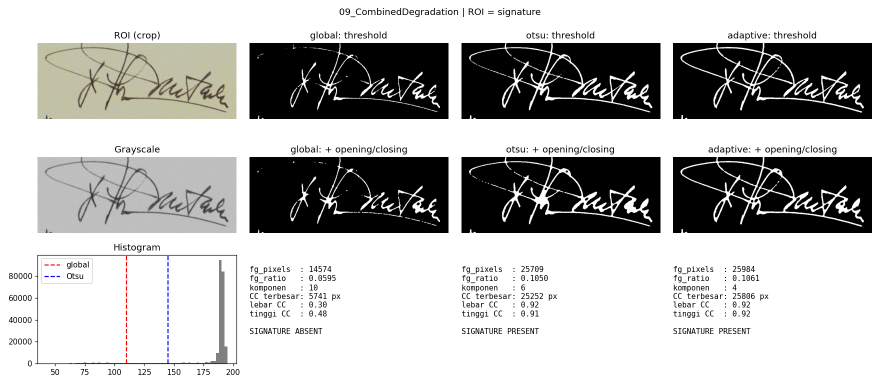
#> input picture 09_CombinedDegradation__signature_pipeline.png, 1760 x 770 px, given as the content of the folder ./images, which was not available (shown at 1/2 size)
$ python signature_detection.py   (older library calls are emulated)
#> lines starting #> are read from the running program, lines starting #| are printed output that depends on the picture; pictures that were not available may be replaced by others from this repository, and a replacement may not be noted
import argparse
import csv
import glob
import os

import cv2
import matplotlib
matplotlib.use("Agg")
import matplotlib.pyplot as plt
import numpy as np

ROIS = {
    "signature":  (0.63, 0.87, 0.695, 0.825),
    "blank":      (0.04, 0.26, 0.28, 0.42),
    "typed_text": (0.64, 0.87, 0.825, 0.875),
}
GROUND_TRUTH = {"signature": True, "blank": False, "typed_text": False}

NORM_WIDTH = 800
GLOBAL_T = 110
ADAPT_BLOCK, ADAPT_C = 51, 12
OTSU_MIN_SEPARATION = 45

OPEN_K, CLOSE_K = 3, 9
MIN_COMPONENT_AREA = 30


RULE = {
    "min_fg_ratio": 0.010,
    "max_fg_ratio": 0.300,
    "min_largest_cc_area": 1500,
    "min_largest_cc_width": 0.35,
    "min_largest_cc_height": 0.30,
}


def load_upright(path):
    """Citra scan tersimpan miring 90 derajat -> putar searah jarum jam."""
    img = cv2.imread(path)
#> img is the input picture: shape (770, 1760, 3); mean B, G, R 181, 182.1, 182.3
    if img is None:
        raise FileNotFoundError(path)
    return cv2.rotate(img, cv2.ROTATE_90_CLOCKWISE)
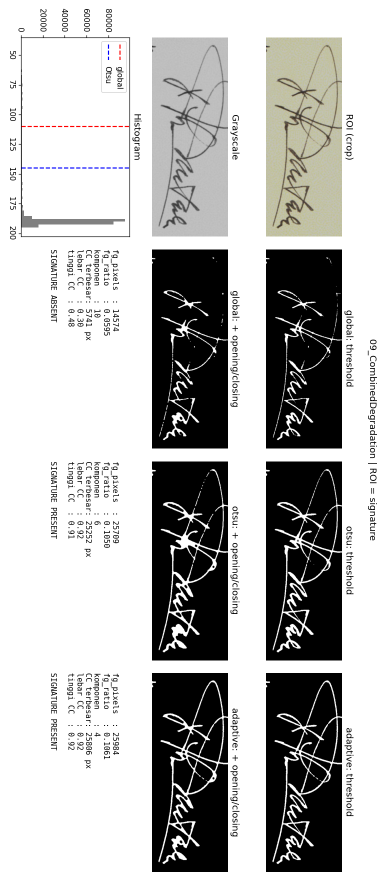
#> returned value: shape (1760, 770, 3) (shown at 1/2 size); mean of channels 0, 1, 2 181, 182.1, 182.3; drawn as B, G, R


def crop_roi(img, frac):
    h, w = img.shape[:2]
    x0, x1, y0, y1 = frac
    roi = img[int(y0 * h):int(y1 * h), int(x0 * w):int(x1 * w)]
    s = NORM_WIDTH / roi.shape[1]
    return cv2.resize(roi, None, fx=s, fy=s, interpolation=cv2.INTER_AREA)


def to_gray(roi_bgr):
    gray = cv2.cvtColor(roi_bgr, cv2.COLOR_BGR2GRAY)
    return cv2.GaussianBlur(gray, (3, 3), 0)


def threshold_global(gray, t=GLOBAL_T):
    _, m = cv2.threshold(gray, t, 255, cv2.THRESH_BINARY_INV)
    return m, t


def threshold_otsu(gray):
    t, m = cv2.threshold(gray, 0, 255, cv2.THRESH_BINARY_INV + cv2.THRESH_OTSU)
    fg, bg = gray[m > 0], gray[m == 0]
    if fg.size == 0 or bg.size == 0 or (bg.mean() - fg.mean()) < OTSU_MIN_SEPARATION:
        m = np.zeros_like(m)
    return m, t


def threshold_adaptive(gray):
    m = cv2.adaptiveThreshold(gray, 255, cv2.ADAPTIVE_THRESH_GAUSSIAN_C,
                              cv2.THRESH_BINARY_INV, ADAPT_BLOCK, ADAPT_C)
    return m, None


def morphology(mask):
    ko = cv2.getStructuringElement(cv2.MORPH_ELLIPSE, (OPEN_K, OPEN_K))
    kc = cv2.getStructuringElement(cv2.MORPH_ELLIPSE, (CLOSE_K, CLOSE_K))
    opened = cv2.morphologyEx(mask, cv2.MORPH_OPEN, ko)
    closed = cv2.morphologyEx(opened, cv2.MORPH_CLOSE, kc)
    return closed


def area_features(mask):
    h, w = mask.shape
    n, lab, stats, _ = cv2.connectedComponentsWithStats((mask > 0).astype(np.uint8), 8)
    comps = [(stats[i, cv2.CC_STAT_AREA], stats[i, cv2.CC_STAT_WIDTH],
              stats[i, cv2.CC_STAT_HEIGHT]) for i in range(1, n)
             if stats[i, cv2.CC_STAT_AREA] >= MIN_COMPONENT_AREA]
    fg = int(sum(c[0] for c in comps))
    if comps:
        a, cw, ch = max(comps, key=lambda c: c[0])
    else:
        a = cw = ch = 0
    return {
        "fg_pixels": fg,
        "fg_ratio": fg / float(h * w),
        "n_components": len(comps),
        "largest_cc_area": int(a),
        "largest_cc_w": cw / float(w),
        "largest_cc_h": ch / float(h),
    }


def decide(f):
    ok = (RULE["min_fg_ratio"] <= f["fg_ratio"] <= RULE["max_fg_ratio"]
          and f["largest_cc_area"] >= RULE["min_largest_cc_area"]
          and f["largest_cc_w"] >= RULE["min_largest_cc_width"]
          and f["largest_cc_h"] >= RULE["min_largest_cc_height"])
    return "SIGNATURE PRESENT" if ok else "SIGNATURE ABSENT"


METHODS = {"global": threshold_global, "otsu": threshold_otsu, "adaptive": threshold_adaptive}


def analyse_roi(roi_bgr):
    gray = to_gray(roi_bgr)
    out = {"gray": gray}
    for name, fn in METHODS.items():
        raw, t = fn(gray)
        clean = morphology(raw)
        feats = area_features(clean)
        out[name] = {"raw": raw, "clean": clean, "t": t, "feat": feats, "decision": decide(feats)}
    return out


# ----------------------------------------------------------------------------
# VISUALISASI
# ----------------------------------------------------------------------------
def save_pipeline_figure(roi, res, title, path):
    fig, ax = plt.subplots(3, 4, figsize=(16, 7))
    ax[0, 0].imshow(cv2.cvtColor(roi, cv2.COLOR_BGR2RGB)); ax[0, 0].set_title("ROI (crop)")
    ax[1, 0].imshow(res["gray"], cmap="gray", vmin=0, vmax=255); ax[1, 0].set_title("Grayscale")
    ax[2, 0].hist(res["gray"].ravel(), 64, color="gray"); ax[2, 0].set_title("Histogram")
    ax[2, 0].axvline(GLOBAL_T, color="r", ls="--", label="global")
    ax[2, 0].axvline(res["otsu"]["t"], color="b", ls="--", label="Otsu"); ax[2, 0].legend()
    for j, name in enumerate(METHODS, start=1):
        r = res[name]
        ax[0, j].imshow(r["raw"], cmap="gray"); ax[0, j].set_title(f"{name}: threshold")
        ax[1, j].imshow(r["clean"], cmap="gray")
        ax[1, j].set_title(f"{name}: + opening/closing")
        f = r["feat"]
        ax[2, j].axis("off")
        ax[2, j].text(0, 0.9, f"fg_pixels  : {f['fg_pixels']}\nfg_ratio   : {f['fg_ratio']:.4f}\n"
                      f"komponen   : {f['n_components']}\nCC terbesar: {f['largest_cc_area']} px\n"
                      f"lebar CC   : {f['largest_cc_w']:.2f}\ntinggi CC  : {f['largest_cc_h']:.2f}\n\n"
                      f"{r['decision']}", va="top", family="monospace", fontsize=10)
    for a in ax[:2].ravel():
        a.axis("off")
    fig.suptitle(title); fig.tight_layout(); fig.savefig(path, dpi=110); plt.close(fig)


def save_threshold_sweep(roi, path):
    gray = to_gray(roi)
    ts = [30, 70, 110, 170, 215, 235, 250]
    fig, ax = plt.subplots(1, len(ts) + 1, figsize=(20, 3))
    ax[0].imshow(gray, cmap="gray", vmin=0, vmax=255); ax[0].set_title("gray")
    for a, t in zip(ax[1:], ts):
        _, m = cv2.threshold(gray, t, 255, cv2.THRESH_BINARY_INV)
        a.imshow(m, cmap="gray"); a.set_title(f"T = {t}\nfg = {np.count_nonzero(m) / m.size:.1%}")
    for a in ax:
        a.axis("off")
    fig.tight_layout(); fig.savefig(path, dpi=110); plt.close(fig)


# ----------------------------------------------------------------------------
# MAIN
# ----------------------------------------------------------------------------
def main():
    ap = argparse.ArgumentParser()
    ap.add_argument("--input_dir", default="./images")
    ap.add_argument("--output_dir", default="./output")
    ap.add_argument("--method", default="otsu", choices=list(METHODS),
                    help="metode yang dipakai sebagai keputusan utama (default: otsu)")
    args = ap.parse_args()

    fig_dir = os.path.join(args.output_dir, "figures")
    os.makedirs(fig_dir, exist_ok=True)
    files = sorted(glob.glob(os.path.join(args.input_dir, "*.jpg")) +
                   glob.glob(os.path.join(args.input_dir, "*.png")))
    if not files:
        raise SystemExit(f"Tidak ada citra di {args.input_dir}")

    rows = []
    for fp in files:
        base = os.path.splitext(os.path.basename(fp))[0]
        img = load_upright(fp)
        for roi_name, frac in ROIS.items():
            roi = crop_roi(img, frac)
            res = analyse_roi(roi)
            cv2.imwrite(os.path.join(fig_dir, f"{base}__{roi_name}_roi.png"), roi)
            if base.startswith(("01_", "03_", "06_", "09_")) and roi_name != "blank":
                save_pipeline_figure(roi, res, f"{base} | ROI = {roi_name}",
                                     os.path.join(fig_dir, f"{base}__{roi_name}_pipeline.png"))
            if base.startswith(("01_", "06_")) and roi_name == "signature":
                save_threshold_sweep(roi, os.path.join(fig_dir, f"{base}__threshold_sweep.png"))
            truth = GROUND_TRUTH[roi_name]
            row = {"image": base, "roi": roi_name, "truth": "PRESENT" if truth else "ABSENT"}
            for m in METHODS:
                f = res[m]["feat"]
                row[f"{m}_decision"] = res[m]["decision"].split()[-1]
                row[f"{m}_correct"] = (res[m]["decision"] == "SIGNATURE PRESENT") == truth
                row[f"{m}_fg_pixels"] = f["fg_pixels"]
                row[f"{m}_fg_ratio"] = round(f["fg_ratio"], 4)
                row[f"{m}_largest_cc_w"] = round(f["largest_cc_w"], 3)
            rows.append(row)
#> this loop made 3 passes
#> pass 1, in crop_roi, `roi = img[int(y0 * h):int(y1 * h), int(x0 * w):int(x1 * w)]`:
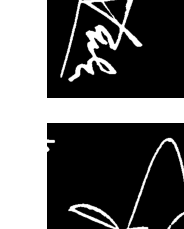
#> roi: shape (229, 184, 3); min 0, max 255, mean 99.7
#> pass 1, in main, `roi = crop_roi(img, frac)`:
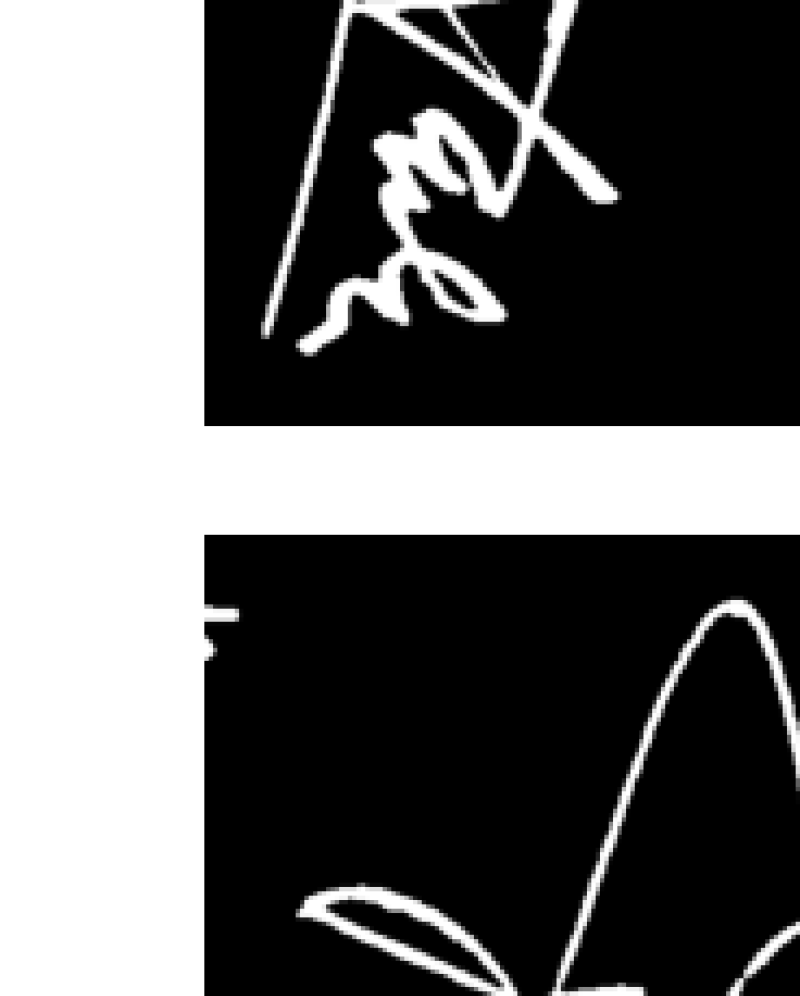
#> roi: shape (996, 800, 3); min 0, max 255, mean 99.7
#> pass 1, in save_pipeline_figure, `fig.suptitle(title)`:
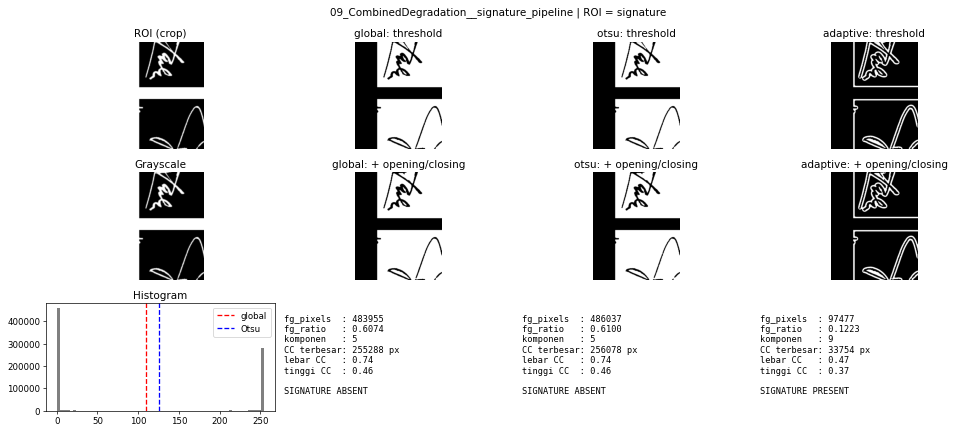
#> figure drawn by matplotlib, 9 panels; panel 9: tallest bar 457106 high, from x = 0 to 3.98
#> after the loop:
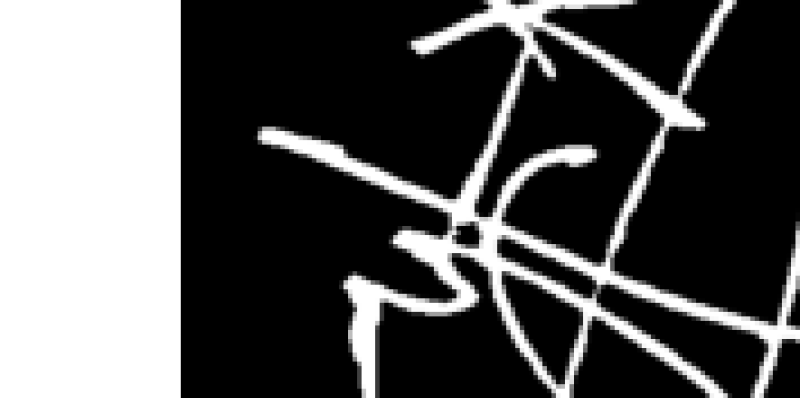
#> roi: shape (398, 800, 3); min 0, max 255, mean 86.7
#> after the loop, rows = 3 items

    csv_path = os.path.join(args.output_dir, "results.csv")
    with open(csv_path, "w", newline="") as fh:
        w = csv.DictWriter(fh, fieldnames=list(rows[0].keys()))
        w.writeheader(); w.writerows(rows)

    # ringkasan
    print(f"\n{'Citra':34s}{'ROI':12s}{'Truth':9s}" + "".join(f"{m:>11s}" for m in METHODS))
    for r in rows:
        print(f"{r['image']:34s}{r['roi']:12s}{r['truth']:9s}" +
              "".join(f"{r[m + '_decision']:>11s}" for m in METHODS))
#> this loop made 3 passes
#| 09_CombinedDegradation__signature_pipelinesignature   PRESENT       ABSENT     ABSENT    PRESENT
#| 09_CombinedDegradation__signature_pipelineblank       ABSENT        ABSENT     ABSENT     ABSENT
#| 09_CombinedDegradation__signature_pipelinetyped_text  ABSENT        ABSENT     ABSENT    PRESENT
    print("\nAkurasi (jumlah benar / total):")
    summary = []
    for m in METHODS:
        c = sum(r[f"{m}_correct"] for r in rows)
        summary.append((m, c, len(rows)))
        print(f"  {m:9s}: {c}/{len(rows)} = {c / len(rows):.1%}")
#> after the loop, summary = [('global', 2, 3), ('otsu', 2, 3), ('adaptive', 2, 3)]
    with open(os.path.join(args.output_dir, "accuracy.txt"), "w") as fh:
        for m, c, n in summary:
            fh.write(f"{m}\t{c}/{n}\t{c / n:.3f}\n")
#> this loop made 3 passes
#> m on passes 1 to 3: 'global', 'otsu', 'adaptive'

    # keputusan akhir per citra (metode utama)
    print(f"\nKeputusan akhir (metode {args.method}) - ROI tanda tangan Dekan:")
    for r in rows:
        if r["roi"] == "signature":
            print(f"  {r['image']:34s} -> SIGNATURE {r[args.method + '_decision']}")
    print(f"\nHasil tersimpan di: {args.output_dir}")


if __name__ == "__main__":
    main()
